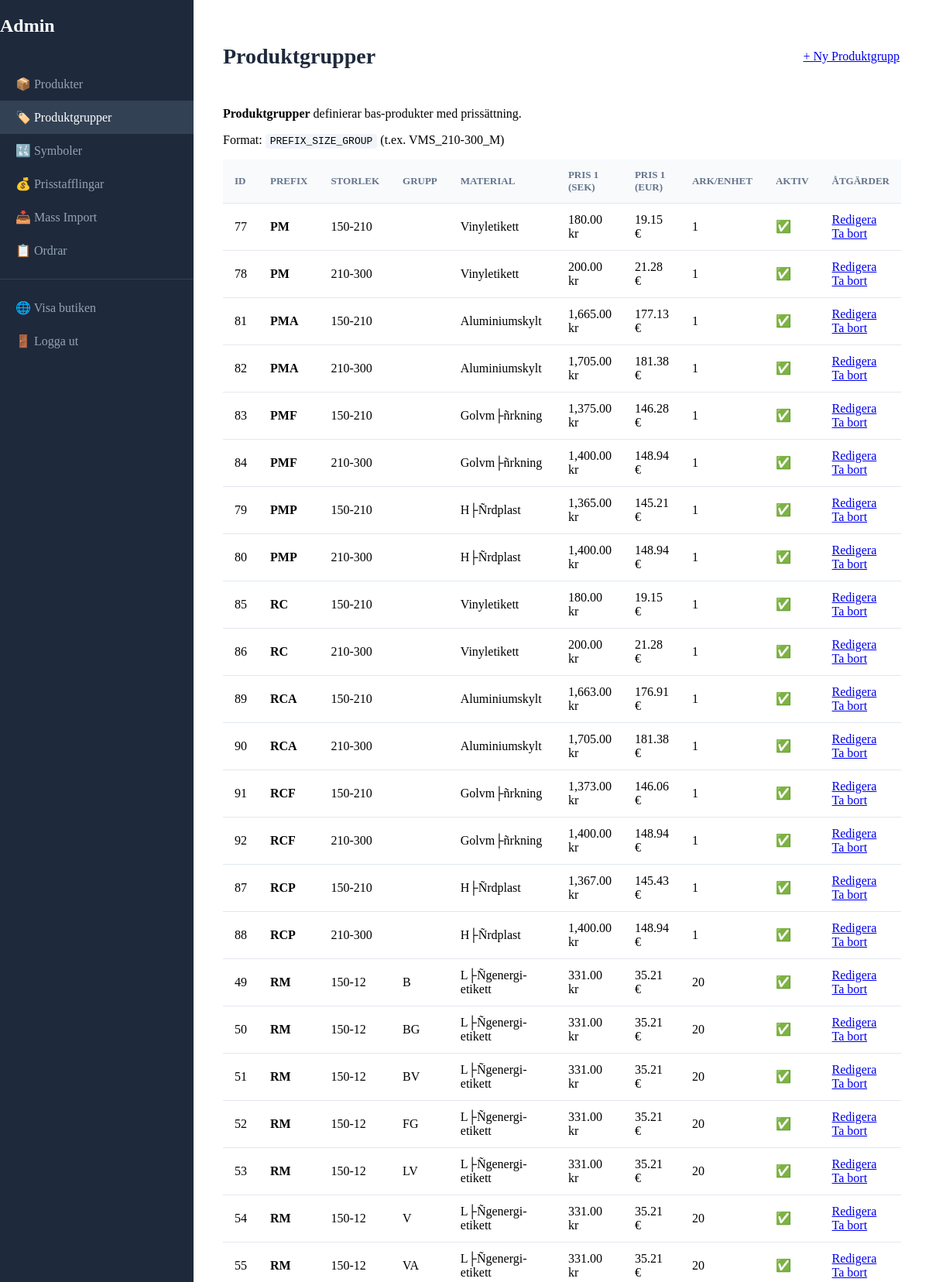
/admin/produktgrupper.php (signed in, upper part), run on the app's committed database.
### tables this page shows
CREATE TABLE `product_groups` (
  `id` int NOT NULL AUTO_INCREMENT,
  `prefix` varchar(10) NOT NULL COMMENT 'VMS, VMA, PM, RC, RM, etc.',
  `size` varchar(20) NOT NULL COMMENT '210-300, 150-210, 150-12, etc.',
  `group_code` varchar(10) DEFAULT NULL COMMENT 'M, W, P, E, F, D, B, BG, BV, FG, LV, V, VA (NULL f?r PM/RC utan gruppindelning)',
  `symbol_category` varchar(10) DEFAULT NULL,
  `designation_sv` varchar(255) DEFAULT NULL,
  `designation_en` varchar(255) DEFAULT NULL,
  `description_sv` text COMMENT 'Produktbeskrivning p? svenska',
  `description_en` text COMMENT 'Produktbeskrivning p? engelska',
  `material_sv` varchar(100) DEFAULT NULL COMMENT 'Material namn p? svenska (H?rdplast, Aluminium, Vinyldekal, etc.)',
  `material_en` varchar(100) DEFAULT NULL COMMENT 'Material namn p? engelska',
  `price_sek_1` decimal(10,2) NOT NULL COMMENT 'Pris staffling 1 (1 st / 1-4 ark)',
  `price_sek_2` decimal(10,2) NOT NULL COMMENT 'Pris staffling 2 (2 st / 5-9 ark)',
  `price_sek_3` decimal(10,2) NOT NULL COMMENT 'Pris staffling 3 (3 st / 10-24 ark)',
  `price_sek_4` decimal(10,2) NOT NULL COMMENT 'Pris staffling 4 (4 st / 25-49 ark)',
  `price_sek_5` decimal(10,2) NOT NULL COMMENT 'Pris staffling 5 (5+ st / 50+ ark)',
  `price_eur_1` decimal(10,2) NOT NULL COMMENT 'Pris staffling 1 EUR',
  `price_eur_2` decimal(10,2) NOT NULL COMMENT 'Pris staffling 2 EUR',
  `price_eur_3` decimal(10,2) NOT NULL COMMENT 'Pris staffling 3 EUR',
  `price_eur_4` decimal(10,2) NOT NULL COMMENT 'Pris staffling 4 EUR',
  `price_eur_5` decimal(10,2) NOT NULL COMMENT 'Pris staffling 5 EUR',
  `sheets_per_unit` int DEFAULT NULL COMMENT 'Antal dekaler per ark (endast f?r RM): 20, 10, 7 eller 5',
  `pricing_tier_id` int DEFAULT NULL,
  `active` tinyint(1) DEFAULT '1' COMMENT 'Om produktgruppen ?r aktiv',
  `created_at` timestamp NULL DEFAULT CURRENT_TIMESTAMP,
  `updated_at` timestamp NULL DEFAULT CURRENT_TIMESTAMP ON UPDATE CURRENT_TIMESTAMP,
  `images` text COMMENT 'Kommaseparerad lista med filnamn (utan s├Âkv├ñg)',
  PRIMARY KEY (`id`),
  UNIQUE KEY `unique_product_group` (`prefix`,`size`,`group_code`),
  KEY `idx_prefix` (`prefix`),
  KEY `idx_active` (`active`),
  KEY `pricing_tier_id` (`pricing_tier_id`),
  CONSTRAINT `product_groups_ibfk_1` FOREIGN KEY (`pricing_tier_id`) REFERENCES `pricing_tiers` (`id`)
);

### admin/produktgrupper.php (the view, shortened to what this page needs)
<?php
$produktgrupper = [];
try {
    $db = getDBConnection();
    $stmt = $db->query("SELECT * FROM product_groups ORDER BY prefix, size, group_code");
    $produktgrupper = $stmt->fetchAll();
} catch (PDOException $e) {
    $message = 'Databasfel: ' . $e->getMessage();
    $messageType = 'error';
}
?>
<!DOCTYPE html>
<html lang="sv">
<head>
    <link rel="stylesheet" href="admin.css">
</head>
<body>
    <div class="admin-container">
        <aside class="admin-sidebar">
            <h2>Admin</h2>
            <nav class="admin-nav">
                <a href="index.php">📦 Produkter</a>
                <a href="produktgrupper.php" class="active">🏷️ Produktgrupper</a>
                <a href="symboler.php">🔣 Symboler</a>
                <a href="stafflingar.php">💰 Prisstafflingar</a>
                <a href="import.php">📥 Mass Import</a>
                <a href="ordrar.php">📋 Ordrar</a>
                <hr>
                <a href="<?php echo SITE_URL; ?>" target="_blank">🌐 Visa butiken</a>
                <a href="logout.php">🚪 Logga ut</a>
            </nav>
        </aside>
        <main class="admin-main">
            <div class="admin-header">
                <h1>Produktgrupper</h1>
                <a href="produktgrupp-form.php" class="btn btn-primary">+ Ny Produktgrupp</a>
            </div>
            <div class="card">
                <div class="help-text">
                    <p><strong>Produktgrupper</strong> definierar bas-produkter med prissättning.</p>
                    <p>Format: <code>PREFIX_SIZE_GROUP</code> (t.ex. VMS_210-300_M)</p>
                </div>
                <table class="admin-table">
                    <thead>
                        <tr>
                            <th>ID</th>
                            <th>Prefix</th>
                            <th>Storlek</th>
                            <th>Grupp</th>
                            <th>Material</th>
                            <th>Pris 1 (SEK)</th>
                            <th>Pris 1 (EUR)</th>
                            <th>Ark/enhet</th>
                            <th>Aktiv</th>
                            <th>Åtgärder</th>
                        </tr>
                    </thead>
                    <tbody>
                        <?php if (count($produktgrupper) > 0): ?>
                            <?php foreach ($produktgrupper as $pg): ?>
                            <tr>
                                <td><?php echo $pg['id']; ?></td>
                                <td><strong><?php echo htmlspecialchars($pg['prefix']); ?></strong></td>
                                <td><?php echo htmlspecialchars($pg['size']); ?></td>
                                <td><?php echo htmlspecialchars($pg['group_code'] ?? '-'); ?></td>
                                <td><?php echo htmlspecialchars($pg['material_sv']); ?></td>
                                <td><?php echo number_format($pg['price_sek_1'], 2); ?> kr</td>
                                <td><?php echo number_format($pg['price_eur_1'], 2); ?> €</td>
                                <td><?php echo $pg['sheets_per_unit'] ?? '-'; ?></td>
                                <td><?php echo $pg['active'] ? '✅' : '❌'; ?></td>
                                <td class="actions">
                                    <a href="produktgrupp-form.php?id=<?php echo $pg['id']; ?>" class="btn btn-sm">Redigera</a>
                                    <a href="?delete=<?php echo $pg['id']; ?>"
                                       class="btn btn-sm btn-danger"
                                       onclick="return confirm('Är du säker på att du vill ta bort denna produktgrupp?')">Ta bort</a>
                                </td>
                            </tr>
                            <?php endforeach; ?>
                        <?php endif; ?>
                    </tbody>
                </table>
            </div>
        </main>
    </div>
</body>
</html>

### admin/admin.css (style rules this page uses)
.admin-sidebar { width: 250px; background: #1e293b; color: white; position: fixed; top: 0; left: 0; bottom: 0; overflow-y: auto; }
.admin-nav { padding: 20px 0; }
.admin-nav a { display: block; padding: 12px 20px; color: #94a3b8; text-decoration: none; transition: all 0.2s; }
.admin-nav a:hover, .admin-nav a.active { background: #334155; color: white; }
.admin-nav hr { border: none; border-top: 1px solid #334155; margin: 15px 0; }
.admin-main { flex: 1; margin-left: 250px; padding: 30px; }
.admin-header { display: flex; justify-content: space-between; align-items: center; margin-bottom: 30px; }
.admin-header h1 { font-size: 28px; color: #1e293b; }
.admin-table { width: 100%; border-collapse: collapse; }
.admin-table th, .admin-table td { padding: 12px 15px; text-align: left; border-bottom: 1px solid #e2e8f0; }
.admin-table th { background: #f8fafc; font-weight: 600; font-size: 13px; text-transform: uppercase; color: #64748b; }
hr { border: none; border-top: 1px solid #e2e8f0; margin: 20px 0; }
code { background: #f1f5f9; padding: 2px 6px; border-radius: 4px; font-size: 13px; }

### data on the page
product_groups: id "77", prefix "PM", size "150-210", material_sv "Vinyletikett", price_sek_1 "180.00", price_eur_1 "19.15", sheets_per_unit "1"
product_groups: id "78", prefix "PM", size "210-300", material_sv "Vinyletikett", price_sek_1 "200.00", price_eur_1 "21.28", sheets_per_unit "1"
product_groups: id "81", prefix "PMA", size "150-210", material_sv "Aluminiumskylt", price_sek_1 "1,665.00", price_eur_1 "177.13", sheets_per_unit "1"
product_groups: id "82", prefix "PMA", size "210-300", material_sv "Aluminiumskylt", price_sek_1 "1,705.00", price_eur_1 "181.38", sheets_per_unit "1"
product_groups: id "83", prefix "PMF", size "150-210", material_sv "Golvm├ñrkning", price_sek_1 "1,375.00", price_eur_1 "146.28", sheets_per_unit "1"
product_groups: id "84", prefix "PMF", size "210-300", material_sv "Golvm├ñrkning", price_sek_1 "1,400.00", price_eur_1 "148.94", sheets_per_unit "1"
product_groups: id "79", prefix "PMP", size "150-210", material_sv "H├Ñrdplast", price_sek_1 "1,365.00", price_eur_1 "145.21", sheets_per_unit "1"
product_groups: id "80", prefix "PMP", size "210-300", material_sv "H├Ñrdplast", price_sek_1 "1,400.00", price_eur_1 "148.94", sheets_per_unit "1"
product_groups: id "85", prefix "RC", size "150-210", material_sv "Vinyletikett", price_sek_1 "180.00", price_eur_1 "19.15", sheets_per_unit "1"
product_groups: id "86", prefix "RC", size "210-300", material_sv "Vinyletikett", price_sek_1 "200.00", price_eur_1 "21.28", sheets_per_unit "1"
product_groups: id "89", prefix "RCA", size "150-210", material_sv "Aluminiumskylt", price_sek_1 "1,663.00", price_eur_1 "176.91", sheets_per_unit "1"
product_groups: id "90", prefix "RCA", size "210-300", material_sv "Aluminiumskylt", price_sek_1 "1,705.00", price_eur_1 "181.38", sheets_per_unit "1"
product_groups: id "91", prefix "RCF", size "150-210", material_sv "Golvm├ñrkning", price_sek_1 "1,373.00", price_eur_1 "146.06", sheets_per_unit "1"
product_groups: id "92", prefix "RCF", size "210-300", material_sv "Golvm├ñrkning", price_sek_1 "1,400.00", price_eur_1 "148.94", sheets_per_unit "1"
product_groups: id "87", prefix "RCP", size "150-210", material_sv "H├Ñrdplast", price_sek_1 "1,367.00", price_eur_1 "145.43", sheets_per_unit "1"
product_groups: id "88", prefix "RCP", size "210-300", material_sv "H├Ñrdplast", price_sek_1 "1,400.00", price_eur_1 "148.94", sheets_per_unit "1"
product_groups: id "49", prefix "RM", size "150-12", group_code "B", material_sv "L├Ñgenergi-etikett", price_sek_1 "331.00", price_eur_1 "35.21", sheets_per_unit "20"
product_groups: id "50", prefix "RM", size "150-12", group_code "BG", material_sv "L├Ñgenergi-etikett", price_sek_1 "331.00", price_eur_1 "35.21", sheets_per_unit "20"
product_groups: id "51", prefix "RM", size "150-12", group_code "BV", material_sv "L├Ñgenergi-etikett", price_sek_1 "331.00", price_eur_1 "35.21", sheets_per_unit "20"
product_groups: id "52", prefix "RM", size "150-12", group_code "FG", material_sv "L├Ñgenergi-etikett", price_sek_1 "331.00", price_eur_1 "35.21", sheets_per_unit "20"
product_groups: id "53", prefix "RM", size "150-12", group_code "LV", material_sv "L├Ñgenergi-etikett", price_sek_1 "331.00", price_eur_1 "35.21", sheets_per_unit "20"
product_groups: id "54", prefix "RM", size "150-12", group_code "V", material_sv "L├Ñgenergi-etikett", price_sek_1 "331.00", price_eur_1 "35.21", sheets_per_unit "20"
product_groups: id "55", prefix "RM", size "150-12", group_code "VA", material_sv "L├Ñgenergi-etikett", price_sek_1 "331.00", price_eur_1 "35.21", sheets_per_unit "20"
